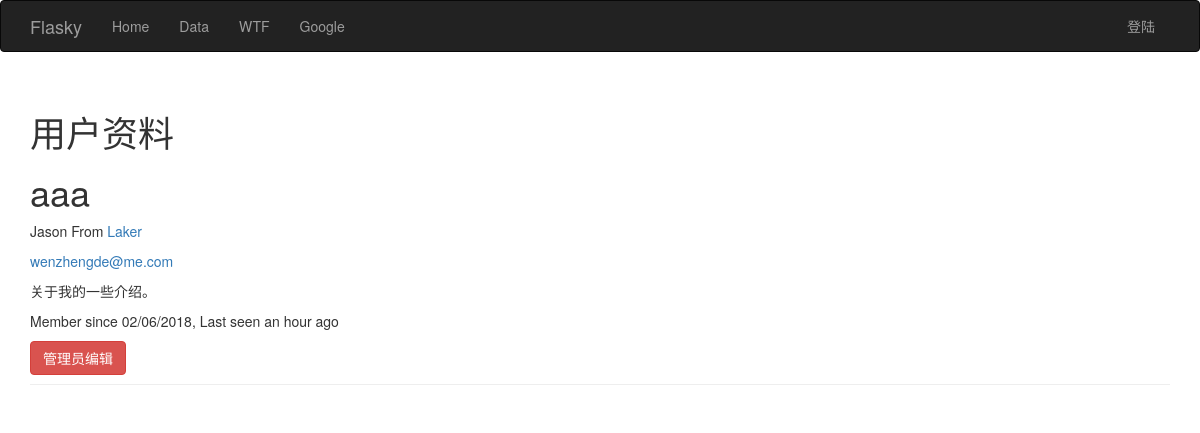
The page /user/aaa on the database as committed earlier.
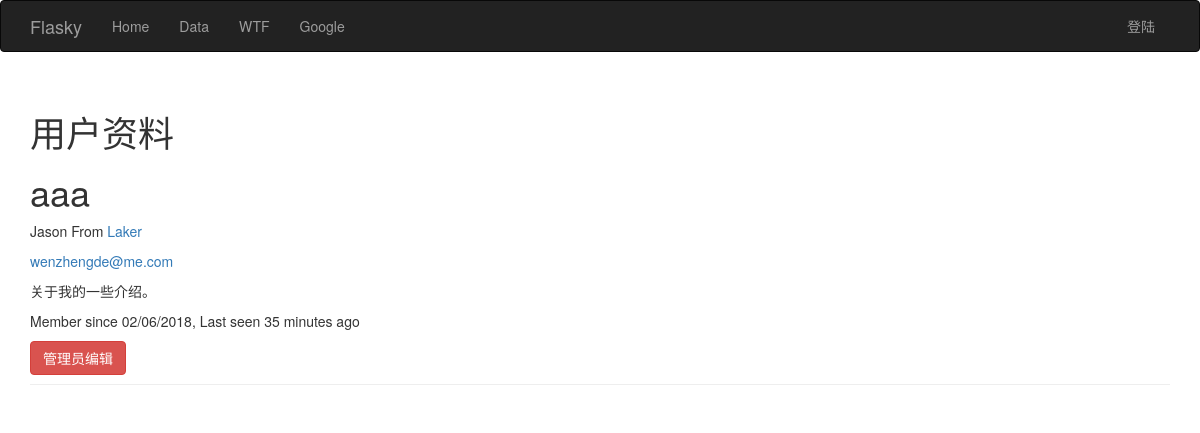
The same page on the database as committed later.
### app/models.py (models this page shows, shortened)
class User(UserMixin,db.Model):
    __tablename__ = 'users'
    id = db.Column(db.Integer, primary_key=True)
    email = db.Column(db.String(64),unique=True,index=True)
    username = db.Column(db.String(64), unique=True, index=True)
    password_hash = db.Column(db.String(128))
    role_id = db.Column(db.Integer, db.ForeignKey('roles.id'))
    confirmed = db.Column(db.Boolean,default=False)
    name = db.Column(db.String(64))
    location = db.Column(db.String(64))
    about_me = db.Column(db.Text())
    member_since = db.Column(db.DateTime(),default=datetime.utcnow)
    last_seen = db.Column(db.DateTime(),default=datetime.utcnow)
    @property
    def password(self):
        raise AttributeError('password is not a readable attribute')

### app/main/views.py (the view)
@main.route('/user/<username>')
def user(username):
    user = User.query.filter_by(username = username).first()
    if user is None:
        abort(404)
    return render_template('user.html',user=user)

### app/auth/views.py (called while the page is built)
@auth.before_app_request
def before_request():
    if current_user.is_authenticated:
        current_user.ping()
        if not current_user.confirmed and request.endpoint[:5] !='auth.':
            return  redirect(url_for('auth.unconfirmed'))

### app/main/__init__.py (called while the page is built)
@main.app_context_processor
def inject_permissions():
    return dict(Permission=Permission)

### app/templates/user.html (shortened to what this page needs)
{% extends "base.html" %}
{% block page_content %}
<div class="page-header">
    <h1>用户资料</h1>
    <h1>{{ user.username }}</h1>
    {% if user.name or user.location %}
    <p>
        {% if user.name %}{{ user.name }}{% endif %}
        {% if user.location %}
            From <a href="http://maps.google.com/?q={{ user.location }}">{{ user.location }}</a>
        {% endif %}
    </p>
    {% endif %}
    {% if current_user.is_administrator %}
    <p><a href="mailto:{{ user.email }}">{{ user.email }}</a> </p>
    {% endif %}
    {% if user.about_me %}<p>{{ user.about_me }}</p>
    {% endif %}
    <p>
        Member since {{ moment(user.member_since).format('L') }},
        Last seen {{ moment(user.last_seen).fromNow() }}
    </p>
    {% if current_user.is_administrator %}
        <a class="btn btn-danger"
           href="{{ url_for('.edit_profile_admin',id=user.id) }}">
        管理员编辑
        </a>
    {% endif %}
</div>
{% endblock %}

### app/templates/base.html (shortened to what this page needs)
{% extends "bootstrap/base.html" %}
{% block head %}
{{ super() }}
{% endblock %}
{% block navbar %}
<div class="navbar navbar-inverse" role="navigation">
    <div class="container">
        <div class="navbar-header">
            <a class="navbar-brand" href="/">Flasky</a>
        </div>
        <div class="navbar-collapse collapse">
            <ul class="nav navbar-nav">
                <li><a href="/">Home</a></li>
                <li><a href="/data">Data</a></li>
                <li><a href="/wtf">WTF</a></li>
                <li><a href="/redirect">Google</a></li>
            </ul>
            <ul class="nav navbar-nav navbar-right">
                {% if current_user.is_authenticated %}
                    <li class="dropdown">
                        <a href="#" class="dropdown-toggle" data-toggle="dropdown">{{ current_user.email }} <b class="caret"></b></a>
                        <ul class="dropdown-menu">
                            <li><a href="{{ url_for('main.user',username=current_user.username) }}">账号详情</a> </li>
                            <li><a href="{{ url_for('auth.change_password') }}">修改密码</a></li>
                            <li><a href="{{ url_for('auth.change_email_request') }}">修改Email地址</a></li>
                            <li><a href="{{ url_for('auth.logout') }}">退出</a></li>
                        </ul>
                    </li>
                {% else %}
                    <li><a href="{{ url_for('auth.login') }}">登陆</a></li>
                {% endif %}
        </div>
    </div>
</div>
{% endblock %}
{% block content %}
<div class="container">
    {% block page_content %}{% endblock %}
</div>
{% endblock %}

Rows that differ between the two databases and show on the page:
changed User "aaa": last_seen "an hour ago" → "35 minutes ago"
